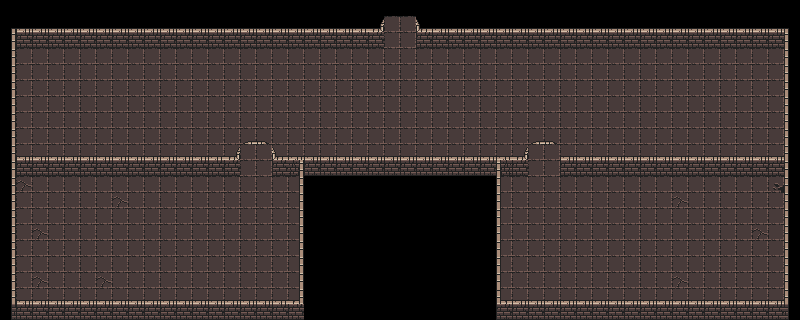

The image is a tile-based game level rendered from a .tmx file. Its description and source (layers, tilesets, objects; grid data summarised) follow:
An orthogonal 50x20 tile map with 16x16 px tiles, 2 tile layers (ground, walls), 3 tilesets and 27 objects (10x player, 10x object, 3x door, end, chest, ...).

<map version="1.8" tiledversion="1.8.4" orientation="orthogonal" renderorder="right-down" width="50" height="20" tilewidth="16" tileheight="16" infinite="0" nextlayerid="12" nextobjectid="78">
 <editorsettings>
  <export target="1-2.json" format="json" />
 </editorsettings>
 <tileset firstgid="1" name="dungeon" tilewidth="16" tileheight="16" tilecount="1024" columns="32">
  <image source="../tilesets/TSMapa/PNG/tileset.png" width="512" height="512" />
  <tile id="1">
   <properties>
    <property name="colides" type="bool" value="false" />
    <property name="horizontalWalls" type="bool" value="false" />
   </properties>
  </tile>
  <tile id="2">
   <properties>
    <property name="colides" type="bool" value="true" />
    <property name="horizontalWalls" type="bool" value="true" />
   </properties>
  </tile>
  <tile id="3">
   <properties>
    <property name="colides" type="bool" value="true" />
    <property name="horizontalWalls" type="bool" value="true" />
   </properties>
  </tile>
  <tile id="4">
   <properties>
    <property name="colides" type="bool" value="true" />
   </properties>
  </tile>
  <tile id="5">
   <properties>
    <property name="colides" type="bool" value="true" />
   </properties>
  </tile>
  <tile id="6">
   <properties>
    <property name="colides" type="bool" value="true" />
   </properties>
  </tile>
  <tile id="33">
   <properties>
    <property name="colides" type="bool" value="true" />
    <property name="wall" type="bool" value="true" />
   </properties>
  </tile>
  <tile id="34">
   <properties>
    <property name="colides" type="bool" value="true" />
   </properties>
  </tile>
  <tile id="35">
   <properties>
    <property name="colides" type="bool" value="true" />
   </properties>
  </tile>
  <tile id="36">
   <properties>
    <property name="colides" type="bool" value="true" />
   </properties>
  </tile>
  <tile id="37">
   <properties>
    <property name="colides" type="bool" value="true" />
   </properties>
  </tile>
  <tile id="38">
   <properties>
    <property name="colides" type="bool" value="true" />
   </properties>
  </tile>
  <tile id="65">
   <properties>
    <property name="colides" type="bool" value="true" />
   </properties>
  </tile>
  <tile id="66">
   <properties>
    <property name="colides" type="bool" value="true" />
   </properties>
  </tile>
  <tile id="67">
   <properties>
    <property name="colides" type="bool" value="true" />
   </properties>
  </tile>
  <tile id="97">
   <properties>
    <property name="colides" type="bool" value="true" />
   </properties>
  </tile>
  <tile id="98">
   <properties>
    <property name="colides" type="bool" value="true" />
   </properties>
  </tile>
  <tile id="99">
   <properties>
    <property name="colides" type="bool" value="true" />
   </properties>
  </tile>
  <tile id="100">
   <properties>
    <property name="colides" type="bool" value="true" />
   </properties>
  </tile>
  <tile id="101">
   <properties>
    <property name="colides" type="bool" value="true" />
   </properties>
  </tile>
  <tile id="102">
   <properties>
    <property name="colides" type="bool" value="true" />
   </properties>
  </tile>
  <tile id="164">
   <properties>
    <property name="colides" type="bool" value="true" />
   </properties>
  </tile>
  <tile id="165">
   <properties>
    <property name="colides" type="bool" value="true" />
   </properties>
  </tile>
  <tile id="166">
   <properties>
    <property name="colides" type="bool" value="true" />
   </properties>
  </tile>
  <tile id="197">
   <properties>
    <property name="colides" type="bool" value="true" />
   </properties>
  </tile>
  <tile id="198">
   <properties>
    <property name="colides" type="bool" value="true" />
   </properties>
  </tile>
  <tile id="224">
   <properties>
    <property name="colides" type="bool" value="true" />
   </properties>
  </tile>
  <tile id="225">
   <properties>
    <property name="colides" type="bool" value="true" />
   </properties>
  </tile>
  <tile id="226">
   <properties>
    <property name="colides" type="bool" value="true" />
    <property name="horizontalWalls" type="bool" value="true" />
   </properties>
  </tile>
  <tile id="227">
   <properties>
    <property name="colides" type="bool" value="true" />
    <property name="horizontalWalls" type="bool" value="true" />
   </properties>
  </tile>
  <tile id="256">
   <properties>
    <property name="colides" type="bool" value="true" />
   </properties>
  </tile>
  <tile id="257">
   <properties>
    <property name="colides" type="bool" value="true" />
   </properties>
  </tile>
  <tile id="258">
   <properties>
    <property name="colides" type="bool" value="true" />
    <property name="wall" type="bool" value="true" />
   </properties>
  </tile>
  <tile id="259">
   <properties>
    <property name="colides" type="bool" value="true" />
    <property name="wall" type="bool" value="true" />
   </properties>
  </tile>
  <tile id="260">
   <properties>
    <property name="colides" type="bool" value="true" />
   </properties>
  </tile>
  <tile id="261">
   <properties>
    <property name="colides" type="bool" value="true" />
   </properties>
  </tile>
  <tile id="288">
   <properties>
    <property name="colides" type="bool" value="true" />
   </properties>
  </tile>
  <tile id="289">
   <properties>
    <property name="colides" type="bool" value="true" />
   </properties>
  </tile>
  <tile id="290">
   <properties>
    <property name="colides" type="bool" value="true" />
   </properties>
  </tile>
  <tile id="291">
   <properties>
    <property name="colides" type="bool" value="true" />
   </properties>
  </tile>
  <tile id="292">
   <properties>
    <property name="colides" type="bool" value="true" />
   </properties>
  </tile>
  <tile id="293">
   <properties>
    <property name="colides" type="bool" value="true" />
   </properties>
  </tile>
  <tile id="322">
   <properties>
    <property name="colides" type="bool" value="true" />
    <property name="horizontalWalls" type="bool" value="true" />
   </properties>
  </tile>
  <tile id="323">
   <properties>
    <property name="colides" type="bool" value="true" />
    <property name="horizontalWalls" type="bool" value="true" />
   </properties>
  </tile>
  <tile id="389">
   <properties>
    <property name="colides" type="bool" value="true" />
   </properties>
  </tile>
  <tile id="418">
   <properties>
    <property name="colides" type="bool" value="false" />
   </properties>
  </tile>
  <tile id="419">
   <properties>
    <property name="colides" type="bool" value="false" />
   </properties>
  </tile>
  <tile id="450">
   <properties>
    <property name="isDoorOpen" type="bool" value="false" />
   </properties>
  </tile>
  <tile id="451">
   <properties>
    <property name="isDoorOpen" type="bool" value="false" />
   </properties>
  </tile>
  <tile id="453">
   <properties>
    <property name="isDoorOpen" type="bool" value="true" />
   </properties>
  </tile>
  <tile id="454">
   <properties>
    <property name="isDoorOpen" type="bool" value="true" />
   </properties>
  </tile>
  <tile id="481">
   <properties>
    <property name="colides" type="bool" value="true" />
    <property name="horizontalWalls" type="bool" value="true" />
   </properties>
  </tile>
  <tile id="482">
   <properties>
    <property name="colides" type="bool" value="true" />
    <property name="isDoorOpen" type="bool" value="false" />
   </properties>
  </tile>
  <tile id="483">
   <properties>
    <property name="colides" type="bool" value="true" />
    <property name="isDoorOpen" type="bool" value="false" />
   </properties>
  </tile>
  <tile id="484">
   <properties>
    <property name="colides" type="bool" value="true" />
    <property name="horizontalWalls" type="bool" value="true" />
   </properties>
  </tile>
  <tile id="485">
   <properties>
    <property name="isDoorOpen" type="bool" value="true" />
   </properties>
  </tile>
  <tile id="486">
   <properties>
    <property name="isDoorOpen" type="bool" value="true" />
   </properties>
  </tile>
  <tile id="595">
   <properties>
    <property name="colides" type="bool" value="true" />
   </properties>
  </tile>
 </tileset>
 <tileset firstgid="1025" name="doors_spriteSheet" tilewidth="32" tileheight="32" tilecount="2" columns="2">
  <image source="../tilesets/TSMapa/PNG/doors.png" width="64" height="32" />
  <tile id="0" type="door">
   <properties>
    <property name="colides" type="bool" value="true" />
   </properties>
  </tile>
  <tile id="1" type="door" />
 </tileset>
 <tileset firstgid="1027" name="table" tilewidth="32" tileheight="16" tilecount="1" columns="1">
  <image source="../tilesets/TSMapa/PNG/table.png" width="32" height="16" />
 </tileset>
 <layer id="1" name="ground" width="50" height="20">
  <data>[1000 cells, 746 non-empty, 3 distinct tile ids]</data>
 </layer>
 <objectgroup id="10" name="spawns">
  <object id="43" name="player" x="33.0185" y="201.652" width="15.5" height="15.5">
   <properties>
    <property name="player" type="int" value="1" />
   </properties>
  </object>
  <object id="53" name="player" x="249.583" y="252.083" width="15.5" height="15.5">
   <properties>
    <property name="player" type="int" value="1" />
   </properties>
  </object>
  <object id="56" name="player" x="81.5833" y="222.25" width="15.5" height="15.5">
   <properties>
    <property name="player" type="int" value="1" />
   </properties>
  </object>
  <object id="57" name="player" x="177.083" y="276.25" width="15.5" height="15.5">
   <properties>
    <property name="player" type="int" value="1" />
   </properties>
  </object>
  <object id="58" name="player" x="637.708" y="242.479" width="15.5" height="15.5">
   <properties>
    <property name="player" type="int" value="2" />
   </properties>
  </object>
  <object id="59" name="player" x="209.083" y="241.25" width="15.5" height="15.5">
   <properties>
    <property name="player" type="int" value="1" />
   </properties>
  </object>
  <object id="60" name="player" x="756.208" y="241.479" width="15.5" height="15.5">
   <properties>
    <property name="player" type="int" value="2" />
   </properties>
  </object>
  <object id="61" name="player" x="580.875" y="221.979" width="15.5" height="15.5">
   <properties>
    <property name="player" type="int" value="2" />
   </properties>
  </object>
  <object id="62" name="player" x="728.542" y="267.146" width="15.5" height="15.5">
   <properties>
    <property name="player" type="int" value="2" />
   </properties>
  </object>
  <object id="63" name="player" x="750.375" y="190.813" width="15.5" height="15.5">
   <properties>
    <property name="player" type="int" value="2" />
   </properties>
  </object>
  <object id="64" name="object" x="92.25" y="269.25" width="15.5" height="15.5">
   <properties>
    <property name="challenge" type="int" value="1" />
    <property name="player" type="int" value="1" />
   </properties>
  </object>
  <object id="65" name="object" x="196.417" y="193.583" width="15.5" height="15.5">
   <properties>
    <property name="challenge" type="int" value="1" />
    <property name="player" type="int" value="1" />
   </properties>
  </object>
  <object id="66" name="object" x="117.083" y="190.083" width="15.5" height="15.5">
   <properties>
    <property name="challenge" type="int" value="1" />
    <property name="player" type="int" value="1" />
   </properties>
  </object>
  <object id="67" name="object" x="38.25" y="269.25" width="15.5" height="15.5">
   <properties>
    <property name="challenge" type="int" value="1" />
    <property name="player" type="int" value="1" />
   </properties>
  </object>
  <object id="69" name="object" x="134.25" y="227.25" width="15.5" height="15.5">
   <properties>
    <property name="challenge" type="int" value="1" />
    <property name="player" type="int" value="1" />
   </properties>
  </object>
  <object id="71" name="object" x="563.208" y="269.979" width="15.5" height="15.5">
   <properties>
    <property name="challenge" type="int" value="1" />
    <property name="player" type="int" value="2" />
   </properties>
  </object>
  <object id="72" name="object" x="532.708" y="209.646" width="15.5" height="15.5">
   <properties>
    <property name="challenge" type="int" value="1" />
    <property name="player" type="int" value="2" />
   </properties>
  </object>
  <object id="73" name="object" x="678.042" y="268.479" width="15.5" height="15.5">
   <properties>
    <property name="challenge" type="int" value="1" />
    <property name="player" type="int" value="2" />
   </properties>
  </object>
  <object id="74" name="object" x="658.042" y="187.313" width="15.5" height="15.5">
   <properties>
    <property name="challenge" type="int" value="1" />
    <property name="player" type="int" value="2" />
   </properties>
  </object>
  <object id="76" name="object" x="696.542" y="212.146" width="15.5" height="15.5">
   <properties>
    <property name="challenge" type="int" value="1" />
    <property name="player" type="int" value="2" />
   </properties>
  </object>
  <object id="77" name="end" x="384.455" y="14.8751" width="31.25" height="25" />
 </objectgroup>
 <objectgroup id="7" name="objects" visible="0">
  <object id="22" name="door" type="door" gid="1025" x="240" y="176" width="32" height="32">
   <properties>
    <property name="challenge" type="int" value="1" />
   </properties>
  </object>
  <object id="25" name="door" type="door" gid="1025" x="527.958" y="176.063" width="32" height="32">
   <properties>
    <property name="challenge" type="int" value="1" />
   </properties>
  </object>
  <object id="40" name="chest" type="chest" gid="596" x="179" y="92.5" width="16" height="16" />
  <object id="41" name="table" type="table" gid="1027" x="199.167" y="93.167" width="32" height="16" />
  <object id="42" name="door" type="door" gid="1025" x="384.011" y="31.997" width="32" height="32">
   <properties>
    <property name="challenge" type="int" value="-1" />
   </properties>
  </object>
 </objectgroup>
 <objectgroup id="8" name="leyenda">
  <object id="51" name="leyenda" x="41.3333" y="50">
   <properties>
    <property name="challenges" type="int" value="1" />
   </properties>
  </object>
 </objectgroup>
 <layer id="2" name="walls" width="50" height="20">
  <data>[1000 cells, 314 non-empty, 18 distinct tile ids]</data>
 </layer>
</map>
